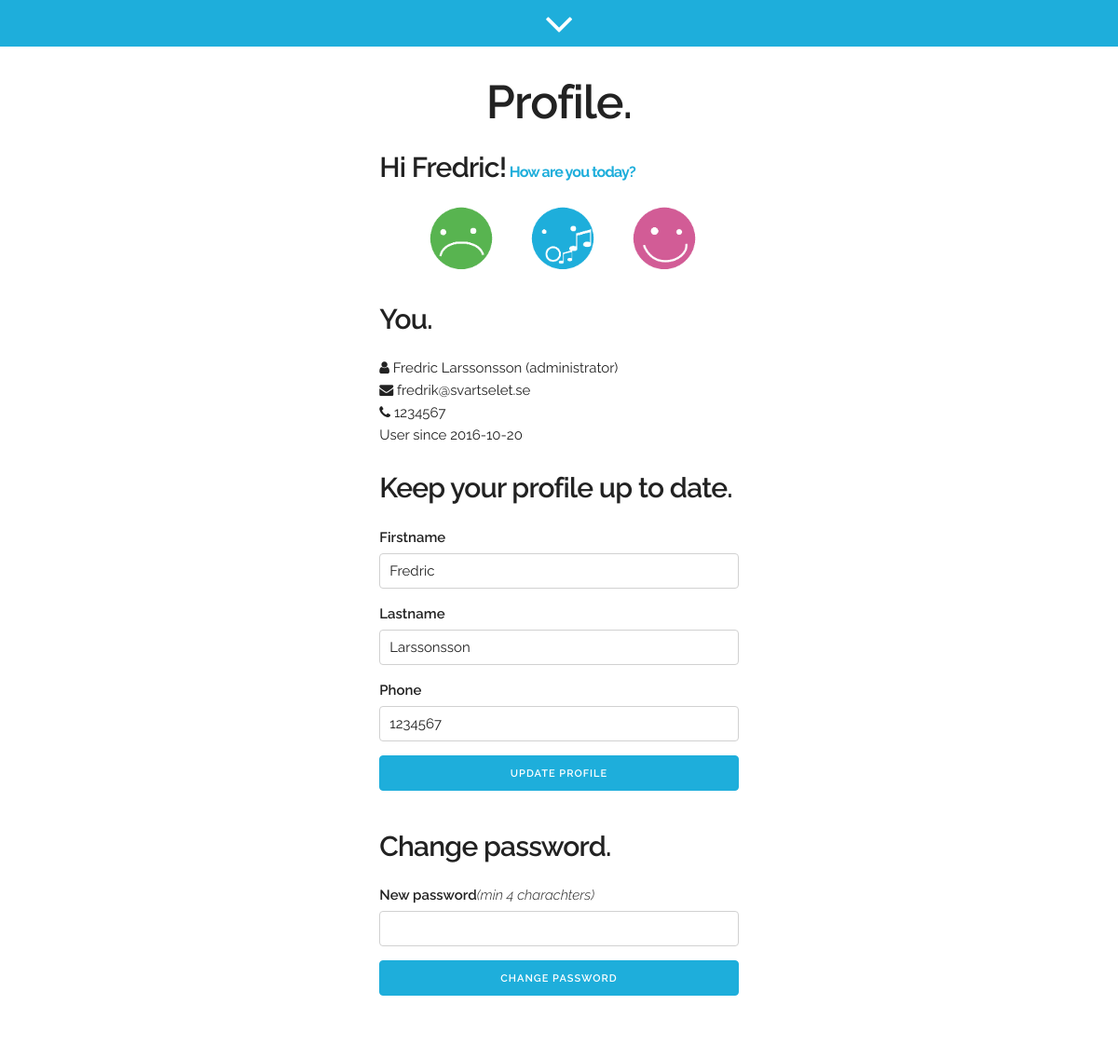
Screenshot of /profile.php (signed in) with the database file from the repository.
### tables this page shows
CREATE TABLE users(
user_id INTEGER PRIMARY KEY ASC,
hotel_id INTEGER,
firstname TEXT, 
lastname TEXT, 
phone TEXT, 
mail TEXT, 
password TEXT, 
role TEXT, 
start_date TIMESTAMP DEFAULT CURRENT_TIMESTAMP NOT NULL, image TEXT, active NUMERIC,
FOREIGN KEY (hotel_id) REFERENCES hotels (hotel_id)
);

### classes/user.class.php (called while the page is built, shortened)
<?php
class User extends SQLite3
{
	private $firstname;
	private $lastname;
	private $phone;
	private $role;
	private $start_date;
	private $user;
	public function thisUserInfo( $user ) {
    	$sql = "SELECT * FROM users WHERE mail = '$this->user'";
    	$result = $this->query($sql);
    	$rows = count($result);
    	if ( $rows > 0 ) {
    		return true;
    	} else {
    		return false;
    	}
    }
	public function getUser() {
		return $this->user;
	}
	public function getFirstname() {
		return $this->firstname;
	}
	public function getLastname() {
		return $this->lastname;
	}
	public function getPhone() {
		return $this->phone;
	}
	public function getRole() {
		return $this->role;
	}
	public function getStartDate() {
		return $this->start_date;
	}
	public function setUser($user) {
		if ($user != "") {
			$user = strtolower($user);
			return $this->user = $user;
		} else {
			return false;
		}
	}
	public function setFirstname($firstname) {
		if ($firstname != "") {
			$firstname = strtolower($firstname);
			return $this->firstname = $firstname;
		} else {
			return false;
		}
	}
	public function setLastname($lastname) {
		if ($lastname != "") {
			$lastname = strtolower($lastname);
			return $this->lastname = $lastname;
		} else {
			return false;
		}
	}
	public function setPhone($phone) {
		if ($phone != "") {
			$phone = strtolower($phone);
			return $this->phone = $phone;
		} else {
			return false;
		}
	}
	public function setRole($role) {
		if ($role != "") {
			$role = strtolower($role);
			return $this->role = $role;
		} else {
			return false;
		}
	}
	public function setStartDate($start_date) {
		if ($start_date != "") {
			$start_date = strtolower($start_date);
			return $this->start_date = $start_date;
		} else {
			return false;
		}
	}
}
?>

### includes/edit_user.php (the view, shortened to what this page needs)
<div class="row">
  <div class="eight columns offset-by-two column">
    <?php
    $user = $_SESSION['username'];
    $hotel = $_SESSION["hotel"];
    $placeholders = new User($hotel);
    $placeholders->thisUserInfo( $user );
    $mail = $placeholders->getUser();
    $firstname = ucfirst($placeholders->getFirstname());
    $lastname = ucfirst($placeholders->getLastname());
    $phone = $placeholders->getPhone();
    $role = $placeholders->getRole();
    $start_date = substr($placeholders->getStartDate(), 0, 10);
    ?>
    <div class="row">
        <h4><?php if(isset($firstname)) { echo "Hi " . $firstname . "!"; } ?><span class="hello">
          <strong>How are you today?</strong>
        </span></h4>
    </div>
    <div style="width: 95%;margin: 0 auto 25px;max-width: 350px;">
      <div class="mood-icon-container">
        <a href="?mood=sad"><img class="mood-icon" src="images/sad.png" alt="Smiley"></a>
      </div>
      <div class="mood-icon-container">
        <a href="?mood=whistles"><img class="mood-icon" src="images/whistles.png" alt="Smiley"></a>
      </div>
      <div class="mood-icon-container">
        <a href="?mood=happy"><img class="mood-icon" src="images/happy.png" alt="Smiley"></a>
      </div>
    </div>
    <div class="row">
        <h4>You.</h4>
        <p><i class="fa fa-user" aria-hidden="true"></i> <?= $firstname . " " . $lastname; ?> (<?= $role; ?>)<br />
        <i class="fa fa-envelope" aria-hidden="true"></i> <?= $mail; ?><br />
        <i class="fa fa-phone" aria-hidden="true"></i> <?= $phone; ?><br />
        User since <?= $start_date; ?></p>
    </div>
    <form id="add-user-form" action="#" method="get">
    <h4>Keep your profile up to date.</h4>
      <div class="row">
        <label for="editProfileFirstnameInput">Firstname</label>
        <input id="editProfileFirstnameInput" class="u-full-width" name="editProfileFirstnameInput" type="text" value="<?= $firstname; ?>">
      </div>
      <div class="row">
        <label for="editProfileLastnameInput">Lastname</label>
        <input id="editProfileLastnameInput" class="u-full-width" name="editProfileLastnameInput" type="text" value="<?= $lastname; ?>">
      </div>
      <div class="row">
        <label for="editProfilePhoneInput">Phone</label>
        <input id="editProfilePhoneInput" class="u-full-width" name="editProfilePhoneInput" type="text" value="<?= $phone; ?>">
      </div>
      <div class="row">
        <input id="submitEditProfile" class="u-full-width button-primary" name="submitEditProfile" type="submit" value="Update profile">
      </div>
    </form>
        <form id="change-password-form" action="#" method="post">
          <h4>Change password.</h4>
          <div class="row">
            <label for="changePasswordInput">New password<span class="thin">(min 4 charachters)</span></label>
            <input id="changePasswordInput" class="u-full-width" name="changePasswordInput" type="password">
          </div>
          <div class="row">
            <input id="changePasswordSubmit" class="u-full-width button-primary" name="changePasswordSubmit" type="submit" value="Change password">
          </div>
        </form>
  </div>
</div>

### css/main.css (style rules this page uses)
img,legend { border:0 }
html { font-family:sans-serif;-ms-text-size-adjust:100%;-webkit-text-size-adjust:100% }
body { margin:0 }
a { background-color:transparent }
b,optgroup,strong { font-weight:700 }
button,input,optgroup,select,textarea { color:inherit;font:inherit;margin:0 }
button,html input[type=button],input[type=reset],input[type=submit] { -webkit-appearance:button;cursor:pointer }
input { line-height:normal }
span.thin { font-weight:300;font-style:italic }
body,h6 { line-height:1.6 }
.mood-icon-container { display:inline-block;width:20%;margin:0 auto 0 10% }
.mood-icon,header { width:100% }
.column,.columns,.container,.u-full-width { width:100%;box-sizing:border-box }
ol,p,ul { margin-top:0 }
.column,.columns { float:left }
html { font-size:62.5% }
body { background:#fff;font-size:1.5em;font-weight:400;font-family:Raleway,HelveticaNeue,"Helvetica Neue",Helvetica,Arial,sans-serif;color:#222 }
h1,h2,h3,h4,h5,h6 { margin-top:0;margin-bottom:2rem;font-weight:600 }
h4 { font-size:2.4rem;line-height:1.35;letter-spacing:-.08rem }
@media (min-width:550px) { .column,.columns { margin-left:4% } }
@media (min-width:550px) { .column:first-child,.columns:first-child { margin-left:0 } }
@media (min-width:550px) { .eight.columns { width:65.3333333333% } }
@media (min-width:550px) { .offset-by-two.column,.offset-by-two.columns { margin-left:17.3333333333% } }
@media (min-width:550px) { h4 { font-size:3rem } }
.hello { font-size:1.6rem }
a,a:hover { color:#1eaedb }
.button,button,input[type=button],input[type=reset],input[type=submit] { display:inline-block;height:38px;padding:0 30px;color:#555;text-align:center;font-size:11px;font-weight:600;line-height:38px;letter-spacing:.1rem;text-transform:uppercase;text-decoration:none;white-space:nowrap;background-color:transparent;border-radius:4px;border:1px solid #bbb;cursor:pointer;box-sizing:border-box }
.button.button-primary,.button.button-primary:focus,.button.button-primary:hover,button.button-primary,button.button-primary:focus,button.button-primary:hover,input[type=button].button-primary,input[type=button].button-primary:focus,input[type=button].button-primary:hover,input[type=reset].button-primary,input[type=reset].button-primary:focus,input[type=reset].button-primary:hover,input[type=submit].button-primary,input[type=submit].button-primary:focus,input[type=submit].button-primary:hover { color:#FFF;background-color:#000;border-color:#000 }
input[type=email],input[type=text],input[type=tel],input[type=url],input[type=password],input[type=number],input[type=search],select,textarea { height:38px;padding:6px 10px;background-color:#fff;border:1px solid #D1D1D1;border-radius:4px;box-shadow:none;box-sizing:border-box }
input[type=email],input[type=text],input[type=tel],input[type=url],input[type=password],input[type=number],input[type=search],textarea { -webkit-appearance:none;-moz-appearance:none;appearance:none }
label,legend { display:block;margin-bottom:.5rem;font-weight:600 }
fieldset,input,select,textarea { margin-bottom:1.5rem }
blockquote,dl,figure,form,ol,p,pre,table,ul { margin-bottom:2.5rem }
.container:after,.row:after,.u-cf { content:"";display:table;clear:both }

### rows the page displays
users: firstname "Fredric", lastname "Larssonsson", role "administrator", mail "fredrik@svartselet.se", phone "1234567", start_date "2016-10-20", editProfileFirstnameInput "Fredric", editProfileLastnameInput "Larssonsson", editProfilePhoneInput "1234567"
